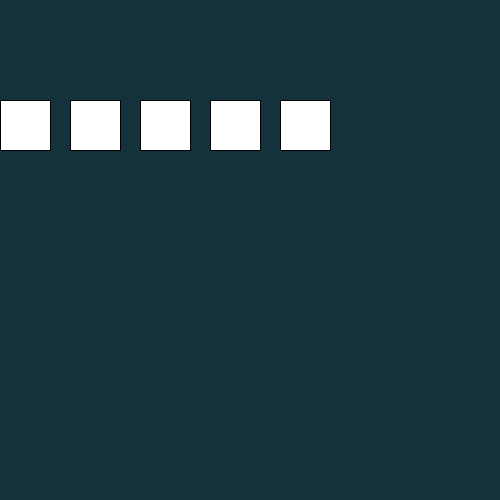
Frame 1 (no input)
Frame 60 (the mouse pressed at the canvas centre just before this capture): identical to frame 1, image omitted
Frame 120 (the mouse held since frame 60 and released just before this capture): identical to frame 1, image omitted

The Processing sketch that drew this single still picture (run headless with seeded random() and noise(); from frame 60 on, the mouse is pressed at the canvas centre):

// Processing sketch: processing_66668
// ── processing_66668.pde


int [] myArray;



void setup() {

  size(500, 500);


  myArray = new int [5];

  myArray[0]=50;
  myArray[1]=50;
  myArray[2]=50;
  myArray[3]=50;
  myArray[4]=50;
}


void draw() {
  background(20, 50, 60);

  for (int i=0; i<myArray.length; i++) {
    
    rect(i*70, 100, myArray[i], myArray[i]);



    if (mousePressed && mouseX >i*70 && mouseX < (i*70)+myArray[i] && mouseY>100 && mouseY < 150) {
       rect(i*70, 100, myArray[i]++, myArray[i]);
    }
  }
}
